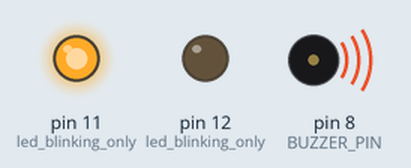
Simulated run of this sketch. Board: Arduino Uno, built with avr-gcc and run on an emulated ATmega328P. On the bench: output pins drawn as LEDs (lit = HIGH), buzzer (waves = sounding).

Above: at 0.12 s.
At 2.37 s:
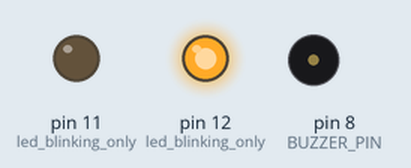
Timing chart, 0 to 3.0 s (numbered marks = the images above):
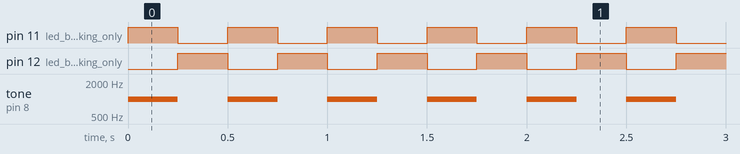

Measured:
- by itself, pin 11 (led_blinking_only), pin 12 (led_blinking_only): alternates HIGH for 0.25 s and LOW for 0.25 s
- by itself, tone on pin 8 (BUZZER_PIN): alternates 1000 Hz for 0.25 s and silent for 0.25 s

The sketch:

ledblinkingwithbuzzer.ino
```cpp
const int BUZZER_PIN = 8;

void setup() {
  // set buzzer pin to output mode
  pinMode(BUZZER_PIN, OUTPUT);
  pinMode(11,OUTPUT); // led blinking only
  pinMode(12,OUTPUT); // led blinking only

}

void loop() {


  digitalWrite(11,HIGH);  // for led blinking
  digitalWrite(12,LOW);
  tone(BUZZER_PIN, 1000); // send 1kHz signal...
  delay(250);            // ... for 1 sec...
  digitalWrite(11,LOW);
  digitalWrite(12,HIGH);
  noTone(BUZZER_PIN);     // stop sound...
  delay(250);            // ... for 1 sec

}
```
